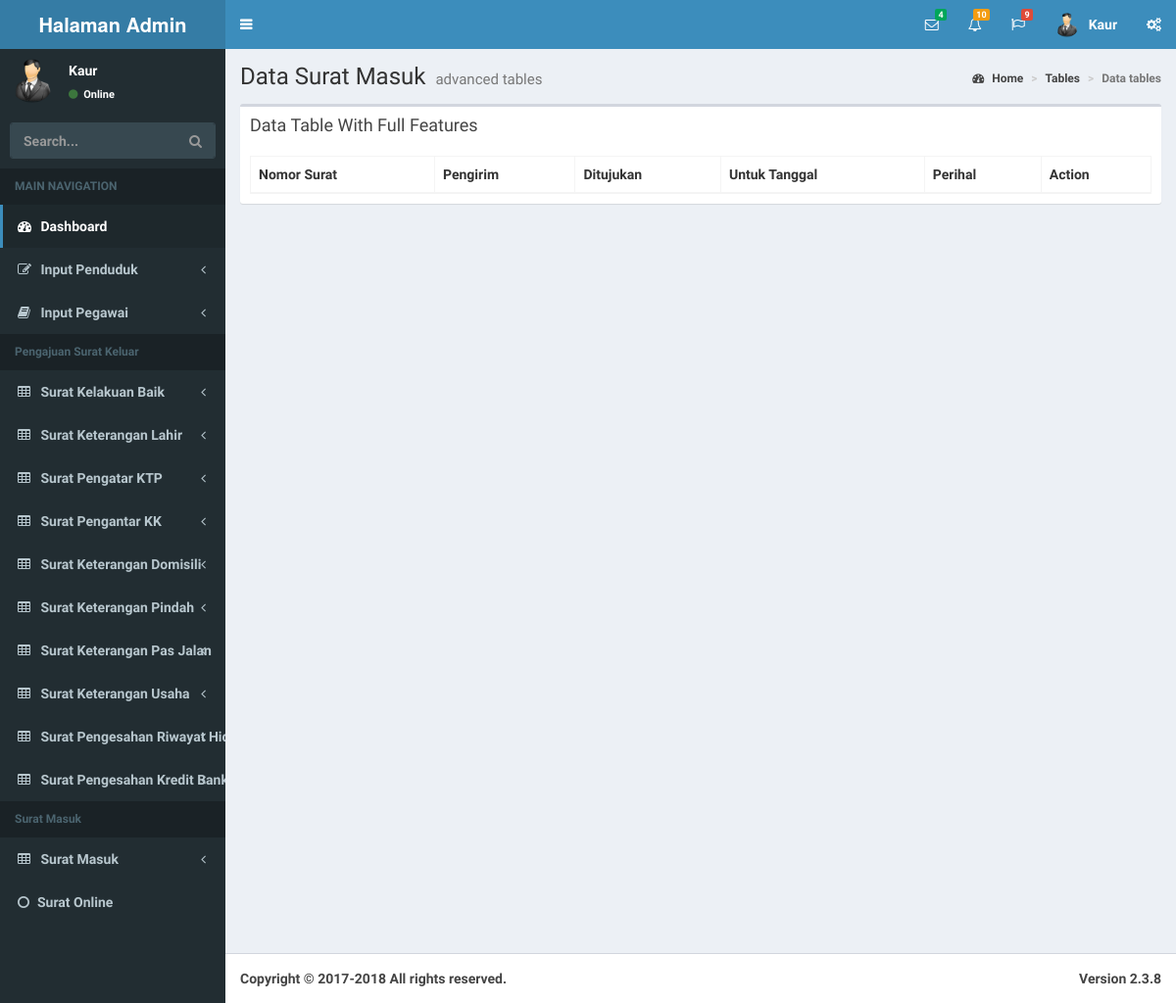
/index.php/tables/data_surat_masuk, run on an earlier commit of the app's database.
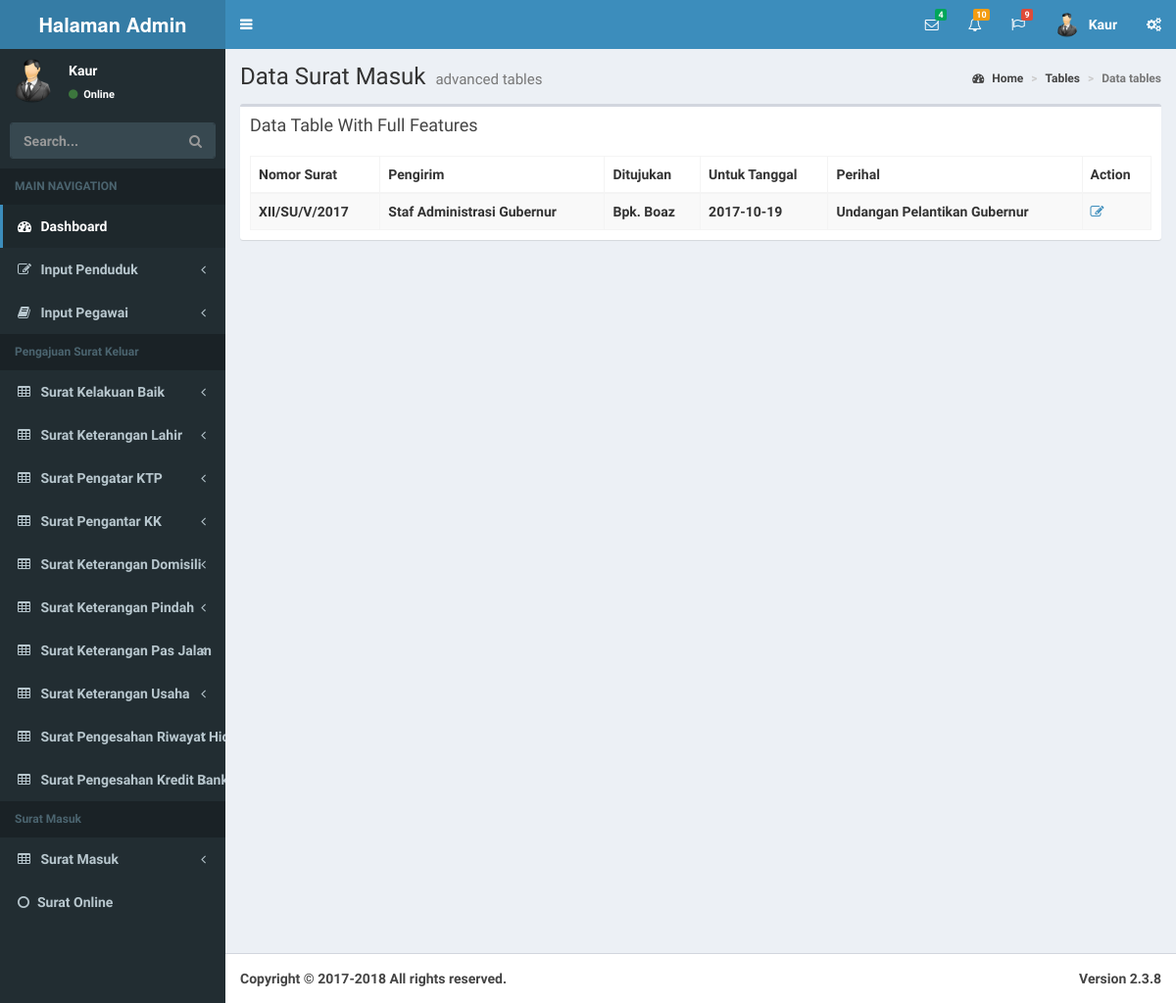
And on a later commit of the database.
### tables this page shows
CREATE TABLE IF NOT EXISTS `tb_surat_masuk` (
`no_surat` int(11) NOT NULL,
  `pengirim` varchar(100) NOT NULL,
  `ditujukan` varchar(100) NOT NULL,
  `tgl_surat` varchar(100) NOT NULL,
  `perihal` varchar(100) NOT NULL,
  `file` varchar(100) NOT NULL,
  `nip` int(11) NOT NULL
);

### application/libraries/template.php (called while the page is built)
<?php
class Template{
protected $_ci;
	function __construct(){
		$this->_ci=&get_instance();
	}
	function template($template,$data=null){
			$data['content'] = $this->_ci->load->view($template,$data,true);
			$data['_header'] = $this->_ci->load->view('template/header',$data,true);
			$data['_left'] = $this->_ci->load->view('template/left',$data,true);
			$data['_footbar'] = $this->_ci->load->view('template/footer',$data,true);
			$this->_ci->load->view('main_temp',$data);
	}
}

### application/controllers/Tables.php (called while the page is built, shortened)
<?php
class Tables extends CI_Controller {
    public function data_surat_masuk(){
		$data['surat']=$this->m_input->get('tb_surat_masuk');
		$data['surat']=$this->m_input->get('tb_surat_masuk');
			$this->template->template('table/surat_masuk',$data);
	}
}

### index.php (called while the page is built, shortened)
<?php
require_once BASEPATH.'core/CodeIgniter.php';

### application/models/m_input.php (called while the page is built, shortened)
<?php
class M_input extends CI_Model {
	function get($table){
		$this->db->select("*");
		$this->db->from($table);
		$query=$this->db->get();
		return $query->result();
	}
}
?>

### application/views/table/surat_masuk.php (the view, shortened to what this page needs)
<link rel="stylesheet" href="<?php echo base_url() ?>/assets/admin/plugins/datatables/dataTables.bootstrap.css">
<div class="content-wrapper">
  <section class="content-header">
    <h1>
      Data Surat Masuk
      <small>advanced tables</small>
    </h1>
    <ol class="breadcrumb">
      <li><a href="#"><i class="fa fa-dashboard"></i> Home</a></li>
      <li><a href="#">Tables</a></li>
      <li class="active">Data tables</li>
    </ol>
  </section>
  <section class="content">
    <div class="row">
      <div class="col-xs-12">
        <div class="box">
          <div class="box-header">
            <h3 class="box-title">Data Table With Full Features</h3>
          </div>
          <div class="box-body">
            <table id="example1" class="table table-bordered table-striped">
              <thead>
              <tr>
                <th>Nomor Surat</th>
                <th>Pengirim</th>
                <th>Ditujukan</th>
                <th>Untuk Tanggal</th>
                <th>Perihal</th>
                <th>Action</th>
              </tr>
              </thead>
              <tbody>
                <?php
                foreach ($surat as $value) {
                 ?>
              <tr>
                  <td><?php echo $value->file ?></td>
                  <td><?php echo $value->pengirim ?></td>
                  <td><?php echo $value->ditujukan ?></td>
                  <td><?php echo $value->tgl_surat ?></td>
                  <td><?php echo $value->perihal ?></td>
                <td>
                  <a href="<?php echo site_url() ?>/proses/edit_surat_masuk/<?php echo $value->no_surat ?>">
                    <i class="fa fa-edit"></i>
                  </a>
                </td>
              </tr>
              <?php } ?>
            </table>
          </div>
        </div>
      </div>
    </div>
  </section>
</div>

What changed in the data, as far as the page shows it:
added tb_surat_masuk: file "XII/SU/V/2017", pengirim "Staf Administrasi Gubernur", ditujukan "Bpk. Boaz", tgl_surat "2017-10-19", perihal "Undangan Pelantikan Gubernur"
